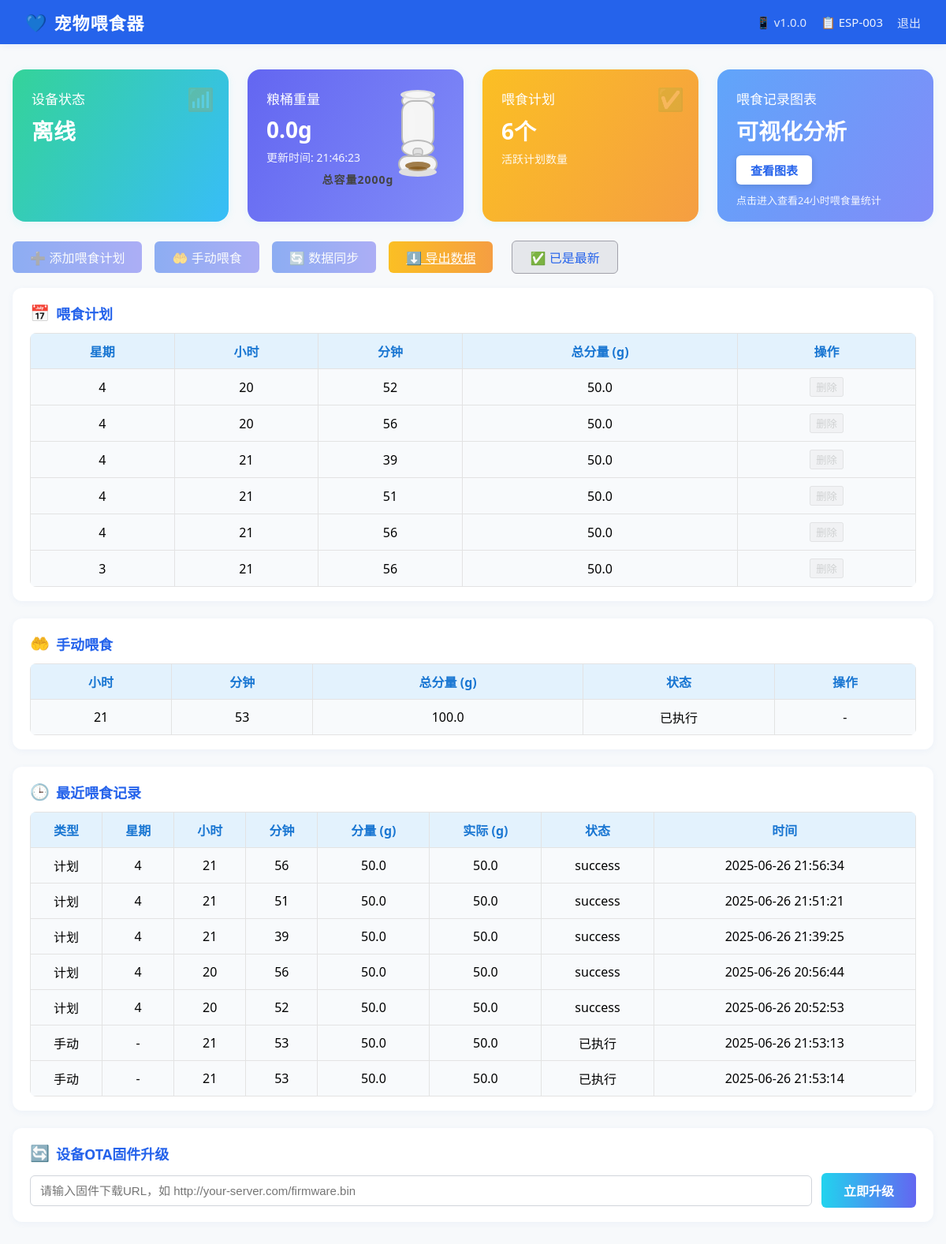
Screenshot of /?device_id=ESP-003 (signed in) with the database file from the repository.
### pet_feeder_server.py (models this page shows)
class Device(db.Model):
    __tablename__ = 'devices'
    id = db.Column(db.Integer, primary_key=True)
    device_id = db.Column(db.String(20), unique=True, nullable=False)
    password = db.Column(db.String(100), nullable=False)
    device_type = db.Column(db.String(50), default='pet_feeder')
    firmware_version = db.Column(db.String(20), default='1.0.0')
    protocol_version = db.Column(db.String(10), default='1.0')  # 新增：协议版本
    hardware_version = db.Column(db.String(10), default='1.0')  # 新增：硬件版本
    first_seen = db.Column(db.DateTime, default=datetime.utcnow)
    last_seen = db.Column(db.DateTime, default=datetime.utcnow)
    is_online = db.Column(db.Boolean, default=False)
    heartbeat_count = db.Column(db.Integer, default=0)
    grain_weight = db.Column(db.Float, default=0.0)  # 粮桶重量
    last_grain_update = db.Column(db.DateTime, default=datetime.utcnow)
    boot_count = db.Column(db.Integer, default=0)  # 新增：启动次数
    install_time = db.Column(db.DateTime, default=datetime.utcnow)  # 新增：安装时间

class FeedingPlan(db.Model):
    __tablename__ = 'feeding_plans'
    id = db.Column(db.Integer, primary_key=True)
    device_id = db.Column(db.String(20), db.ForeignKey('devices.device_id'), nullable=False)
    day_of_week = db.Column(db.Integer, nullable=False)  # 1-7 (周一到周日)
    hour = db.Column(db.Integer, nullable=False)  # 0-23
    minute = db.Column(db.Integer, nullable=False)  # 0-59
    feeding_amount = db.Column(db.Float, nullable=False)  # 喂食量(克)
    is_active = db.Column(db.Boolean, default=True)
    created_at = db.Column(db.DateTime, default=datetime.utcnow)
    is_confirmed = db.Column(db.Boolean, default=False)  # 新增：设备确认后为True
    is_pending_delete = db.Column(db.Boolean, default=False)  # 新增：标记为待删除

class FeedingRecord(db.Model):
    __tablename__ = 'feeding_records'
    id = db.Column(db.Integer, primary_key=True)
    device_id = db.Column(db.String(20), db.ForeignKey('devices.device_id'), nullable=False)
    day_of_week = db.Column(db.Integer, nullable=False)
    hour = db.Column(db.Integer, nullable=False)
    minute = db.Column(db.Integer, nullable=False)
    feeding_amount = db.Column(db.Float, nullable=False)
    actual_amount = db.Column(db.Float, nullable=True)  # 实际喂食量
    status = db.Column(db.String(20), default='success')  # success, failed, partial
    created_at = db.Column(db.DateTime, default=datetime.utcnow)

class ManualFeeding(db.Model):
    __tablename__ = 'manual_feedings'
    id = db.Column(db.Integer, primary_key=True)
    device_id = db.Column(db.String(20), db.ForeignKey('devices.device_id'), nullable=False)
    hour = db.Column(db.Integer, nullable=False)
    minute = db.Column(db.Integer, nullable=False)
    feeding_amount = db.Column(db.Float, nullable=False)
    is_confirmed = db.Column(db.Boolean, default=False)  # 新增：设备确认收到指令
    is_executed = db.Column(db.Boolean, default=False)   # 设备实际执行
    created_at = db.Column(db.DateTime, default=datetime.utcnow)
    executed_at = db.Column(db.DateTime, nullable=True)
    is_pending_delete = db.Column(db.Boolean, default=False)  # 新增：标记为待删除

### pet_feeder_server.py (the view, shortened to what this page needs)
@app.route('/', methods=['GET', 'POST'])
def index():
    if request.method == 'POST':
        if request.headers.get('Host', '').startswith('hub5p.sandai.net'):
            return '', 404
        print("收到POST /，请求头：", dict(request.headers))
        return redirect(url_for('index'))
    if 'admin_user' in session and request.args.get('device_id'):
        device_id = request.args.get('device_id')
        device = Device.query.filter_by(device_id=device_id).first()
        if not device:
            flash('设备不存在', 'error')
            return redirect(url_for('admin_devices'))
    beijing = pytz.timezone('Asia/Shanghai')
    last_seen_local = device.last_seen.replace(tzinfo=pytz.utc).astimezone(beijing) if device.last_seen else None
    last_grain_update_local = device.last_grain_update.replace(tzinfo=pytz.utc).astimezone(beijing) if device.last_grain_update else None
    feeding_plans = FeedingPlan.query.filter_by(device_id=device_id, is_active=True, is_pending_delete=False).all()
    manual_feedings = ManualFeeding.query.filter_by(device_id=device_id, is_executed=False, is_pending_delete=False).all()
    recent_manual_feedings = ManualFeeding.query.filter_by(device_id=device_id, is_pending_delete=False).order_by(ManualFeeding.created_at.desc()).limit(10).all()
    recent_records = FeedingRecord.query.filter_by(device_id=device_id).order_by(FeedingRecord.created_at.desc()).limit(10).all()
    for record in recent_records:
        record.created_at_local = record.created_at.replace(tzinfo=pytz.utc).astimezone(beijing)
    for m in recent_manual_feedings:
        if m.executed_at:
            m.executed_at_local = m.executed_at.replace(tzinfo=pytz.utc).astimezone(beijing)
    merged_plans = {}
    for plan in feeding_plans:
        key = f"{plan.day_of_week}-{plan.hour}-{plan.minute}"
        merged_plans[key] = merged_plans.get(key, 0) + plan.feeding_amount
    merged_manuals = {}
    for m in recent_manual_feedings:
        if m.is_confirmed and not m.is_executed:
            key = f"{m.hour}-{m.minute}-0"  # 0表示待执行
            merged_manuals[key] = merged_manuals.get(key, 0) + m.feeding_amount
        elif m.is_executed:
            key = f"{m.hour}-{m.minute}-1"  # 1表示已执行
            merged_manuals[key] = merged_manuals.get(key, 0) + m.feeding_amount
    return render_template('index.html',
                         device=device,
                         feeding_plans=feeding_plans,
                         manual_feedings=manual_feedings,
                         recent_manual_feedings=recent_manual_feedings,
                         recent_records=recent_records,
                         last_seen_local=last_seen_local,
                         last_grain_update_local=last_grain_update_local,
                         merged_plans=merged_plans,
                         merged_manuals=merged_manuals)

### templates/index.html (shortened to what this page needs)
<!DOCTYPE html>
<html lang="zh-CN">
<head>
</head>
<body>
    <div class="navbar">
        <div class="logo">宠物喂食器</div>
        <div class="nav-right">
            <div class="version-info" onclick="showVersionInfo()" style="cursor: pointer; color: #fff; font-size: 15px; opacity: 0.85; display: flex; align-items: center; gap: 6px;">
                <span>📱 v{{ device.firmware_version }}</span>
            </div>
            <span class="device-id">📋 {{ device.device_id }}</span>
            <a href="/logout" class="logout">退出</a>
        </div>
    </div>
    <div class="main-container">
        <div class="status-cards">
            <div class="status-card status-online">
                <div class="card-title">设备状态</div>
                <div class="card-value">{{ '在线' if device.is_online else '离线' }}</div>
                <div class="card-icon">📶</div>
            </div>
            <div class="status-card status-weight">
                <div class="card-title">粮桶重量</div>
                <div class="card-value">{{ device.grain_weight }}g</div>
                <div class="card-desc">更新时间: {{ last_grain_update_local.strftime('%H:%M:%S') if last_grain_update_local else '-' }}</div>
                <div style="position:absolute;top:18px;right:18px;display:flex;flex-direction:column;align-items:center;">
                    {% set percent = (device.grain_weight / 2000.0) if device.grain_weight < 2000 else 1.0 %}
                    <svg width="80" height="120" viewBox="0 0 80 120">
                        <defs>
                            <clipPath id="siloFillClip">
                                <rect x="20" y="22" width="40" height="60" rx="14"/>
                            </clipPath>
                        </defs>
                        <ellipse cx="40" cy="22" rx="20" ry="10" fill="#f5f5f5" stroke="#bbb" stroke-width="2"/>
                        <rect x="20" y="22" width="40" height="60" rx="14" fill="#f5f5f5" stroke="#bbb" stroke-width="2"/>
                        <ellipse cx="40" cy="82" rx="20" ry="10" fill="#f5f5f5" stroke="#bbb" stroke-width="2"/>
                        {% set fill_h = 60 * percent %}
                        <rect x="20" y="{{ 22+60-fill_h }}" width="40" height="{{ fill_h }}" fill="#7c4a03" clip-path="url(#siloFillClip)"/>
                        <ellipse cx="32" cy="52" rx="5" ry="22" fill="#fff" fill-opacity="0.10"/>
                        <ellipse cx="40" cy="14" rx="22" ry="6" fill="#e0e0e0"/>
                        <ellipse cx="40" cy="14" rx="16" ry="4" fill="#fff" fill-opacity="0.7"/>
                        <rect x="34" y="82" width="12" height="10" rx="4" fill="#e0e0e0" stroke="#bbb" stroke-width="1.5"/>
                        <ellipse cx="40" cy="92" rx="6" ry="3" fill="#e0e0e0" stroke="#bbb" stroke-width="1.5"/>
                        <rect x="16" y="92" width="48" height="20" rx="10" fill="#f5f5f5" stroke="#bbb" stroke-width="2"/>
                        <ellipse cx="40" cy="112" rx="24" ry="6" fill="#e0e0e0"/>
                        <ellipse cx="40" cy="104" rx="16" ry="5" fill="#7c4a03" fill-opacity="0.7"/>
                        <ellipse cx="40" cy="108" rx="12" ry="3" fill="#7c4a03" fill-opacity="0.5"/>
                    </svg>
                </div>
                <div style="width:100%;text-align:center;font-size:14px;font-weight:bold;color:#444;margin-top:8px;letter-spacing:1px;">总容量2000g</div>
            </div>
            <div class="status-card status-plan" style="position:relative;">
                <div class="card-title">喂食计划</div>
                <div class="card-value">{{ feeding_plans|length }}个</div>
                <div class="card-desc">活跃计划数量</div>
                <div class="card-icon">✅</div>
            </div>
            <div class="status-card status-chart" style="background:linear-gradient(120deg,#60a5fa 0%,#818cf8 100%);color:#fff;">
                <div class="card-title">喂食记录图表</div>
                <div class="card-value" style="margin-bottom:12px;">可视化分析</div>
                <button onclick="window.location.href='/feeding_chart'" style="padding:8px 18px;font-size:15px;border-radius:6px;background:#fff;color:#2563eb;border:none;cursor:pointer;font-weight:600;box-shadow:0 2px 8px #0002;">查看图表</button>
                <div class="card-desc" style="margin-top:10px;font-size:13px;opacity:0.92;">点击进入查看24小时喂食量统计</div>
            </div>
        </div>
        <div class="actions-bar">
            <button onclick="showPlanModal()" id="addPlanBtn" {% if not device.is_online %}disabled style="opacity:0.5;cursor:not-allowed;"{% endif %}>➕ 添加喂食计划</button>
            <button onclick="showManualFeedModal()" id="manualFeedBtn" {% if not device.is_online %}disabled style="opacity:0.5;cursor:not-allowed;"{% endif %}>🤲 手动喂食</button>
            <button id="syncBtn" {% if not device.is_online %}disabled style="opacity:0.5;cursor:not-allowed;"{% endif %}>🔄 数据同步</button>
            <a class="export-btn" href="/export_feeding_records/{{ device.device_id }}">⬇️ 导出数据</a>
            <button id="updateNoticeBtn" class="update-notice-btn" style="background: #fef3c7; color: #b91c1c; border: 1px solid #f59e0b; margin-left: 8px; display: none;" onclick="showVersionInfo()">
            </button>
        </div>
        <div class="card-section">
            <div class="section-title"><span class="icon">📅</span>喂食计划</div>
            <table>
                <tr><th>星期</th><th>小时</th><th>分钟</th><th>总分量 (g)</th><th>操作</th></tr>
                {% for key, total in merged_plans.items() %}
                {% set parts = key.split('-') %}
                <tr>
                    <td>{{ parts[0] }}</td>
                    <td>{{ '%02d'|format(parts[1]|int) }}</td>
                    <td>{{ '%02d'|format(parts[2]|int) }}</td>
                    <td>{{ total }}</td>
                    <td>
                        <button onclick="deleteMergedPlan('{{ key }}')" {% if not device.is_online %}disabled style="opacity:0.5;cursor:not-allowed;"{% endif %} style="color:#e53935;">删除</button>
                    </td>
                </tr>
                {% else %}
                <tr><td colspan="5">暂无喂食计划</td></tr>
                {% endfor %}
            </table>
        </div>
        <div class="card-section">
            <div class="section-title"><span class="icon">🤲</span>手动喂食</div>
            <table>
                <tr><th>小时</th><th>分钟</th><th>总分量 (g)</th><th>状态</th><th>操作</th></tr>
                {% for key, total in merged_manuals.items() %}
                {% set parts = key.split('-') %}
                <tr>
                    <td>{{ '%02d'|format(parts[0]|int) }}</td>
                    <td>{{ '%02d'|format(parts[1]|int) }}</td>
                    <td>{{ total }}</td>
                    <td>
                        {% if parts[2] == '1' %}
                            已执行
                        {% else %}
                            待执行
                        {% endif %}
                    </td>
                    <td>
                        {% if parts[2] == '0' %}
                        <button onclick="deleteMergedManual('{{ key }}')" {% if not device.is_online %}disabled style="opacity:0.5;cursor:not-allowed;"{% endif %} style="color:#e53935;">删除</button>
                        {% else %}
                        -
                        {% endif %}
                    </td>
                </tr>
                {% endfor %}
            </table>
        </div>
        <div class="card-section">
            <div class="section-title"><span class="icon">🕒</span>最近喂食记录</div>
            <table>
                <tr><th>类型</th><th>星期</th><th>小时</th><th>分钟</th><th>分量 (g)</th><th>实际 (g)</th><th>状态</th><th>时间</th></tr>
                {% for record in recent_records %}
                <tr>
                    <td>计划</td>
                    <td>{{ record.day_of_week }}</td>
                    <td>{{ '%02d'|format(record.hour) }}</td>
                    <td>{{ '%02d'|format(record.minute) }}</td>
                    <td>{{ record.feeding_amount }}</td>
                    <td>{{ record.actual_amount }}</td>
                    <td>{{ record.status }}</td>
                    <td>{{ record.created_at_local.strftime('%Y-%m-%d %H:%M:%S') }}</td>
                </tr>
                {% endfor %}
                {% for m in recent_manual_feedings %}
                {% if m.is_executed %}
                <tr>
                    <td>手动</td>
                    <td>-</td>
                    <td>{{ '%02d'|format(m.hour) }}</td>
                    <td>{{ '%02d'|format(m.minute) }}</td>
                    <td>{{ m.feeding_amount }}</td>
                    <td>{{ m.feeding_amount }}</td>
                    <td>已执行</td>
                    <td>{{ m.executed_at_local.strftime('%Y-%m-%d %H:%M:%S') if m.executed_at_local else '-' }}</td>
                </tr>
                {% endif %}
                {% endfor %}
            </table>
        </div>
        <div class="card-section" style="margin-bottom: 28px;">
            <div class="section-title"><span class="icon">🔄</span> 设备OTA固件升级</div>
            <form id="ota-form" style="display: flex; gap: 12px; align-items: center; flex-wrap: wrap;">
                <input type="url" id="ota-url" name="ota_url" placeholder="请输入固件下载URL，如 http://your-server.com/firmware.bin" style="flex:1; min-width:220px; padding:10px 12px; border-radius:6px; border:1px solid #d1d5db; font-size:15px;" required>
                <button type="submit" style="padding:10px 28px; border:none; border-radius:6px; background:linear-gradient(90deg,#22d3ee 0%,#6366f1 100%); color:#fff; font-size:16px; font-weight:600; cursor:pointer; transition:background 0.2s;">立即升级</button>
            </form>
        </div>
    </div>
</body>
</html>

### rows the page displays
Device: firmware_version "1.0.0", device_id "ESP-003", is_online "离线", grain_weight "0.0"
FeedingPlan: day_of_week "3", hour "21", minute "56", feeding_amount "50.0"
FeedingRecord: day_of_week "4", hour "21", minute "56", feeding_amount "50.0", actual_amount "50.0", status "success", created_at_local "2025-06-26 21:56:34"
FeedingRecord: day_of_week "4", hour "21", minute "51", feeding_amount "50.0", actual_amount "50.0", status "success", created_at_local "2025-06-26 21:51:21"
FeedingRecord: day_of_week "4", hour "21", minute "39", feeding_amount "50.0", actual_amount "50.0", status "success", created_at_local "2025-06-26 21:39:25"
FeedingRecord: day_of_week "4", hour "20", minute "56", feeding_amount "50.0", actual_amount "50.0", status "success", created_at_local "2025-06-26 20:56:44"
FeedingRecord: day_of_week "4", hour "20", minute "52", feeding_amount "50.0", actual_amount "50.0", status "success", created_at_local "2025-06-26 20:52:53"
ManualFeeding: hour "21", minute "53", feeding_amount "50.0", executed_at_local "2025-06-26 21:53:13"
ManualFeeding: hour "21", minute "53", feeding_amount "50.0", executed_at_local "2025-06-26 21:53:14"

### other values shown
{{ feeding_plans|length }} "6"
{{ parts[0] }} "4" "4" "4" "4" "4"
{{ '%02d'|format(parts[1]|int) }} "20" "20" "21" "21" "21"
{{ '%02d'|format(parts[2]|int) }} "52" "56" "39" "51" "56"
{{ total }} "50.0" "50.0" "50.0" "50.0" "50.0"
{{ '%02d'|format(parts[0]|int) }} "21"
{{ '%02d'|format(parts[1]|int) }} "53"
{{ total }} "100.0"
